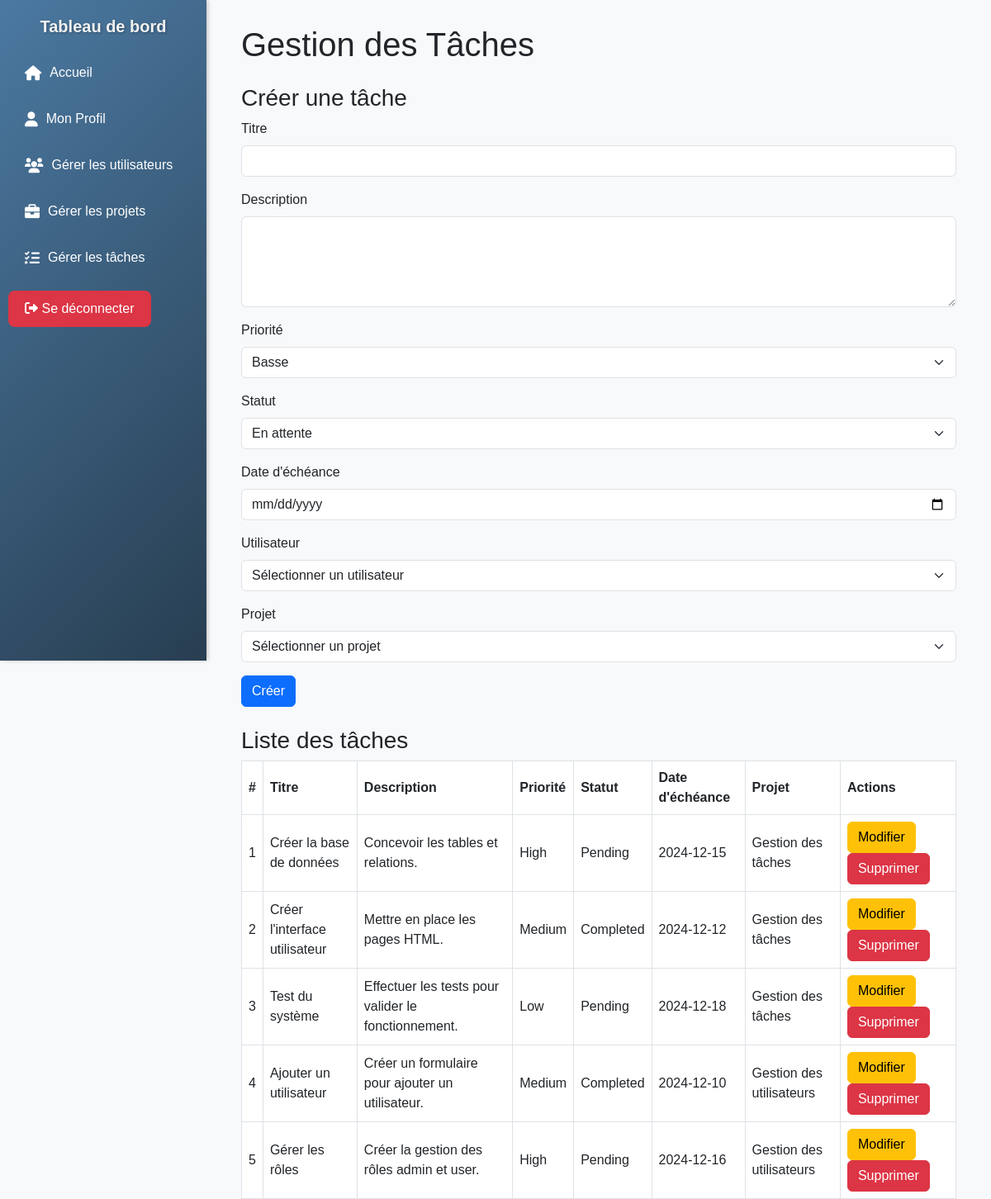
Page /admin/manage_tasks.php (signed in) on the committed database.
### tables this page shows
CREATE TABLE tasks (
    id INT AUTO_INCREMENT PRIMARY KEY,
    title VARCHAR(100) NOT NULL,
    description TEXT,
    priority ENUM('low', 'medium', 'high') NOT NULL DEFAULT 'medium',
    status ENUM('pending', 'completed') NOT NULL DEFAULT 'pending',
    due_date DATE,
    user_id INT,
    project_id INT,
    created_at TIMESTAMP DEFAULT CURRENT_TIMESTAMP,
    FOREIGN KEY (user_id) REFERENCES users(id) ON DELETE SET NULL ON UPDATE CASCADE,
    FOREIGN KEY (project_id) REFERENCES projects(id) ON DELETE CASCADE ON UPDATE CASCADE
);

CREATE TABLE projects (
    id INT AUTO_INCREMENT PRIMARY KEY,
    title VARCHAR(100) NOT NULL,
    description TEXT,
    created_at TIMESTAMP DEFAULT CURRENT_TIMESTAMP
);

### classes/Task.php (called while the page is built, shortened)
<?php
class Task {
    public function __construct($id = null, $title = null, $description = null, $priority = 'medium', $status = 'pending', $due_date = null, $user_id = null, $project_id = null, $created_at = null) {
        $this->id = $id;
        $this->title = $title;
        $this->description = $description;
        $this->priority = $priority;
        $this->status = $status;
        $this->due_date = $due_date;
        $this->user_id = $user_id;
        $this->project_id = $project_id;
    }
    public static function getAll($db) {
        $query = "SELECT * FROM tasks";
        $stmt = $db->prepare($query);
        $stmt->execute();
        $tasks = [];
        while ($row = $stmt->fetch(PDO::FETCH_ASSOC)) {
            $tasks[] = new Task(
                $row['id'],
                $row['title'],
                $row['description'],
                $row['priority'],
                $row['status'],
                $row['due_date'],
                $row['user_id'],
                $row['project_id'],
                $row['created_at']
            );
        }
        return $tasks;
    }
}
?>

### classes/Project.php (called while the page is built, shortened)
<?php
class Project {
    public static function getAll($db) {
        $query = "SELECT * FROM projects";
        $stmt = $db->prepare($query);
        $stmt->execute();
        return $stmt->fetchAll(PDO::FETCH_ASSOC);
    }
}
?>

### admin/manage_tasks.php (the view, shortened to what this page needs)
<?php
require_once '../classes/Task.php';
require_once '../classes/Project.php';
$database = new Database();
$pdo = $database->pdo;
$tasks = Task::getAll($pdo);
$projects = Project::getAll($pdo);
?>
<!DOCTYPE html>
<html lang="fr">
<head>
    <link href="https://cdn.jsdelivr.net/npm/bootstrap@5.3.0-alpha1/dist/css/bootstrap.min.css" rel="stylesheet">
</head>
<body>
<div class="wrapper">
    <div class="sidebar">
        <?php include_once __DIR__ . '/../includes/sidebar.php'; ?>
    </div>
    <div class="content">
        <div class="container">
            <h1 class="mb-4">Gestion des Tâches</h1>
            <form method="POST" class="mb-4">
                <h3>Créer une tâche</h3>
                <div class="mb-3">
                    <label for="title" class="form-label">Titre</label>
                    <input type="text" name="title" id="title" class="form-control" required>
                </div>
                <div class="mb-3">
                    <label for="description" class="form-label">Description</label>
                    <textarea name="description" id="description" class="form-control" rows="4" required></textarea>
                </div>
                <div class="mb-3">
                    <label for="priority" class="form-label">Priorité</label>
                    <select name="priority" id="priority" class="form-select">
                        <option value="low">Basse</option>
                    </select>
                </div>
                <div class="mb-3">
                    <label for="status" class="form-label">Statut</label>
                    <select name="status" id="status" class="form-select">
                        <option value="pending">En attente</option>
                    </select>
                </div>
                <div class="mb-3">
                    <label for="due_date" class="form-label">Date d'échéance</label>
                    <input type="date" name="due_date" id="due_date" class="form-control">
                </div>
                <div class="mb-3">
                    <label for="user_id" class="form-label">Utilisateur</label>
                    <select name="user_id" id="user_id" class="form-select" required>
                        <option value="">Sélectionner un utilisateur</option>
                    </select>
                </div>
                <div class="mb-3">
                    <label for="project_id" class="form-label">Projet</label>
                    <select name="project_id" id="project_id" class="form-select" required>
                        <option value="">Sélectionner un projet</option>
                    </select>
                </div>
                <button type="submit" name="create" class="btn btn-primary">Créer</button>
            </form>
            <h3>Liste des tâches</h3>
            <table class="table table-bordered">
                <thead>
                    <tr>
                        <th>#</th>
                        <th>Titre</th>
                        <th>Description</th>
                        <th>Priorité</th>
                        <th>Statut</th>
                        <th>Date d'échéance</th>
                        <th>Projet</th>
                        <th>Actions</th>
                    </tr>
                </thead>
                <tbody>
                    <?php
                    $counter = 1;
                    foreach ($tasks as $task) : ?>
                        <tr>
                            <td><?php echo $counter++; ?></td>
                            <td><?php echo $task->title; ?></td>
                            <td><?php echo $task->description; ?></td>
                            <td><?php echo ucfirst($task->priority); ?></td>
                            <td><?php echo ucfirst($task->status); ?></td>
                            <td><?php echo $task->due_date; ?></td>
                            <td>
                                <?php
                                $project = array_filter($projects, fn($p) => $p['id'] == $task->project_id);
                                $project = reset($project);
                                echo $project ? $project['title'] : 'Non défini';
                                ?>
                            </td>
                            <td>
    <a href="#" class="btn btn-warning me-2" data-bs-toggle="modal" data-bs-target="#editTaskModal"
       data-task-id="<?php echo $task->id; ?>"
       data-task-title="<?php echo $task->title; ?>"
       data-task-description="<?php echo $task->description; ?>"
       data-task-priority="<?php echo $task->priority; ?>"
       data-task-status="<?php echo $task->status; ?>"
       data-task-due_date="<?php echo $task->due_date; ?>"
       data-task-user_id="<?php echo $task->user_id; ?>"
       data-task-project_id="<?php echo $task->project_id; ?>">Modifier</a>
    <form method="POST" action="" style="display:inline;">
        <button type="submit" name="delete" class="btn btn-danger">Supprimer</button>
    </form>
</td>
                        </tr>
                    <?php endforeach; ?>
                </tbody>
            </table>
        </div>
    </div>
</div>
</body>
</html>

### includes/sidebar.php (shortened to what this page needs)
<?php
$role = isset($_SESSION['role']) ? $_SESSION['role'] : '';
?>
<!DOCTYPE html>
<html lang="en">
<head>
    <link rel="stylesheet" href="https://cdnjs.cloudflare.com/ajax/libs/font-awesome/6.0.0/css/all.min.css">
</head>
<body>
    <div class="sidebar">
        <h3>Tableau de bord</h3>
        <?php if ($role === 'admin'): ?>
            <a href="<?php echo BASE_URL; ?>admin/dashboard.php">
                <i class="fas fa-home"></i> Accueil
            </a>
            <a href="<?php echo BASE_URL; ?>admin/profil.php">
                <i class="fas fa-user"></i> Mon Profil
            </a>
            <a href="<?php echo BASE_URL; ?>admin/manage_users.php">
                <i class="fas fa-users"></i> Gérer les utilisateurs
            </a>
            <a href="<?php echo BASE_URL; ?>admin/manage_projects.php">
                <i class="fas fa-briefcase"></i> Gérer les projets
            </a>
            <a href="<?php echo BASE_URL; ?>admin/manage_tasks.php">
                <i class="fas fa-tasks"></i> Gérer les tâches
            </a>
        <?php endif; ?>
        <form action="<?php echo BASE_URL; ?>auth/logout.php" method="POST">
            <button type="submit" class="logout-btn">
                <i class="fas fa-sign-out-alt"></i> Se déconnecter
            </button>
        </form>
    </div>
</body>
</html>

### admin/manage_tasks.php (style rules this page uses)
body { font-family: Arial, sans-serif; background-color: #f8f9fa; }
.wrapper { display: flex; height: 100vh; }
.sidebar { width: 250px; background-color: #343a40; color: white; padding-top: 30px; }
.sidebar a { color: white; padding: 15px; text-decoration: none; display: block; }
.content { flex-grow: 1; padding: 30px; }
.table th, .table td { vertical-align: middle; }

### includes/sidebar.php (style rules this page uses)
.sidebar { width: 250px; background: linear-gradient(135deg, #4b79a1, #283e51); color: white; padding-top: 20px; position: fixed; top: 0; left: 0; bottom: 0; z-index: 1000; height: 100vh; box-shadow: 2px 0 5px rgba(0, 0, 0, 0.1); }
.content { margin-left: 250px; padding: 30px; background-color: #f8f9fa; min-height: 100vh; transition: margin-left 0.3s ease; }
.wrapper { display: flex; min-height: 100vh; }
.sidebar a { color: white; padding: 12px 20px; text-decoration: none; display: flex; align-items: center; font-size: 16px; transition: all 0.3s ease; border-radius: 8px; margin: 8px 10px; }
.sidebar a i { margin-right: 10px; font-size: 18px; }
.sidebar .logout-btn { margin-top: auto; padding: 10px 20px; background-color: #dc3545; color: white; border: none; text-align: center; cursor: pointer; font-size: 16px; border-radius: 8px; margin: 8px 10px; transition: all 0.3s ease; }
.sidebar h3 { text-align: center; margin-bottom: 20px; font-weight: bold; font-size: 20px; color: #f1f1f1; text-shadow: 1px 1px 3px rgba(0, 0, 0, 0.3); }

### rows in the picture
tasks: title "Créer la base de données", description "Concevoir les tables et relations.", priority "High", status "Pending", due_date "2024-12-15", project.title "Gestion des tâches"
tasks: title "Créer l'interface utilisateur", description "Mettre en place les pages HTML.", priority "Medium", status "Completed", due_date "2024-12-12", project.title "Gestion des tâches"
tasks: title "Test du système", description "Effectuer les tests pour valider le fonctionnement.", priority "Low", status "Pending", due_date "2024-12-18", project.title "Gestion des tâches"
tasks: title "Ajouter un utilisateur", description "Créer un formulaire pour ajouter un utilisateur.", priority "Medium", status "Completed", due_date "2024-12-10", project.title "Gestion des utilisateurs"
tasks: title "Gérer les rôles", description "Créer la gestion des rôles admin et user.", priority "High", status "Pending", due_date "2024-12-16", project.title "Gestion des utilisateurs"
